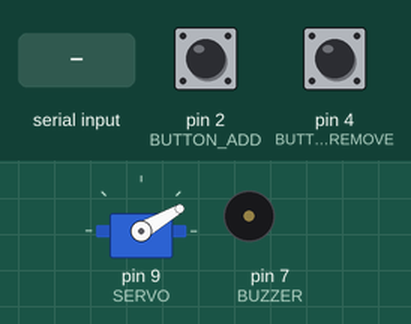
The sketch below on a simulated Arduino Uno, built with avr-gcc and run on an emulated ATmega328P. On the bench: servo, buzzer (waves = sounding). The inputs (shaded band) are chosen by the test bench; at power-on: pin 2 (BUTTON_ADD) HIGH, pin 4 (BUTTON_REMOVE) HIGH.

Above: at 1.2 s.
1.3 s: "ALLOWED\n" received over Serial
At 2.4 s:
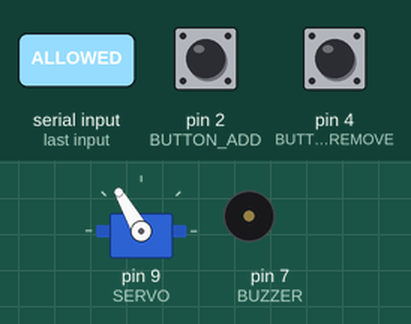
4.3 s: "DENIED\n" received over Serial
At 4.55 s:
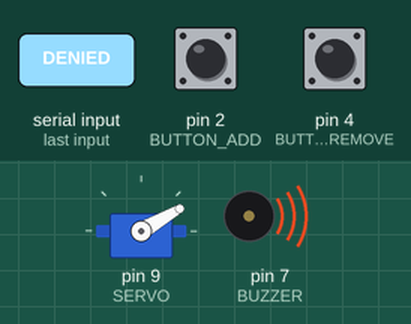
Timing chart, 0 to 7.3 s (numbered marks = the images above; inputs shaded):
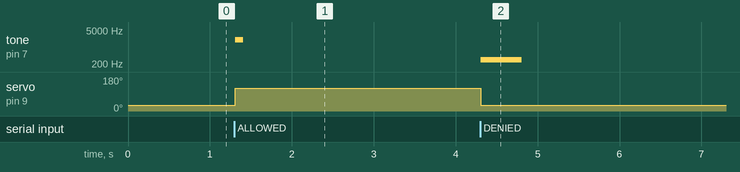

Measured:
- after the input at 1.3 s, tone on pin 7 (BUZZER): silent → 2000 Hz at once, → silent 0.10 s later; servo on pin 9 (SERVO): 30° → 120° at once
- after the input at 4.3 s, tone on pin 7 (BUZZER): silent → 300 Hz at once, → silent 0.50 s later; servo on pin 9 (SERVO): 120° → 30° after 0.01 s instead of 2.0 s

The sketch:

AP-RFID_Servo.ino
```cpp
#include <Servo.h>

// Pin constants
const int BUTTON_ADD = 2;
const int BUTTON_REMOVE = 4;
const int BUZZER = 7;
const int SERVO = 9;

// Other program constants
const int BUTTON_PRESS_THRESHOLD = 50;
const int RELOCK_TIME = 5000;
const int SERVO_UNLOCKED = 120;
const int SERVO_LOCKED = 30;

enum ButtonState {PRESSED, RELEASED, UNKNOWN};

unsigned long lastAddButtonTime = 0;
int lastAddButtonState = LOW;
unsigned long lastRemoveButtonTime = 0;
int lastRemoveButtonState = LOW;
unsigned long lastUnlockTime = 0;
bool lockOpen = false;

Servo servo;

void setup()
{
    // Begin serial communication and setup pin modes
    Serial.begin(9600);
    pinMode(SERVO, INPUT);
    pinMode(BUZZER, OUTPUT);
    pinMode(BUTTON_ADD, INPUT);
    pinMode(BUTTON_REMOVE, INPUT);

    // Setup servo
    servo.attach(SERVO);
    servo.write(SERVO_LOCKED);
}

void loop()
{
    // Check for commands from the C# application
    checkSerial();

    // Actuate the servomotor depending on door locking status
    actuateServo();

    // Read buttons and send appropriate signals to the C# application
    if (readDebouncedButton(BUTTON_ADD) == PRESSED)
    {
        Serial.println("ADD_KEY");
    }
    if (readDebouncedButton(BUTTON_REMOVE) == PRESSED)
    {
        Serial.println("REMOVE_KEY");
    }
}

void checkSerial()
{
    // Peek in the serial to see whether there are any outstanding commands
    if (Serial.peek() != -1)
    {
        // Read command and respond appropriately
        String command = Serial.readStringUntil('\n');
        if (command.indexOf("DENIED") > -1)
        {
            tone(BUZZER, 300, 500);
            lockOpen = false;
        }
        else if (command.indexOf("ALLOWED") > -1)
        {
            tone(BUZZER, 2000, 100);
            lockOpen = true;
        }
    }
}

void actuateServo()
{
    // Open or lock the door depending on the lockOpen variable
    if (lockOpen == true)
    {
        servo.write(SERVO_UNLOCKED);
        // Lock the door again after a few seconds have passed
        if (millis() - lastUnlockTime > RELOCK_TIME)
        {
            lockOpen = false;
        }
    }
    else
    {
        lastUnlockTime = millis();
        servo.write(SERVO_LOCKED);
    }
}

enum ButtonState readDebouncedButton(const int BUTTON)
{
    // Debounce button input and return a ButtonState value
    int buttonState = digitalRead(BUTTON);
    switch (BUTTON)
    {
    case BUTTON_ADD:
        if (buttonState != lastAddButtonState)
        {
            lastAddButtonState = buttonState;
            if ((millis() - lastAddButtonTime) > BUTTON_PRESS_THRESHOLD)
            {
                lastAddButtonTime = millis();
                if (buttonState == HIGH)
                {
                    return PRESSED;
                }
                return RELEASED;
            }
        }
        return UNKNOWN;

    case BUTTON_REMOVE:
        if (buttonState != lastRemoveButtonState)
        {
            lastRemoveButtonState = buttonState;
            if ((millis() - lastRemoveButtonTime) > BUTTON_PRESS_THRESHOLD)
            {
                lastRemoveButtonTime = millis();
                if (buttonState == HIGH)
                {
                    return PRESSED;
                }
                return RELEASED;
            }
        }
        return UNKNOWN;
    }
}
```
